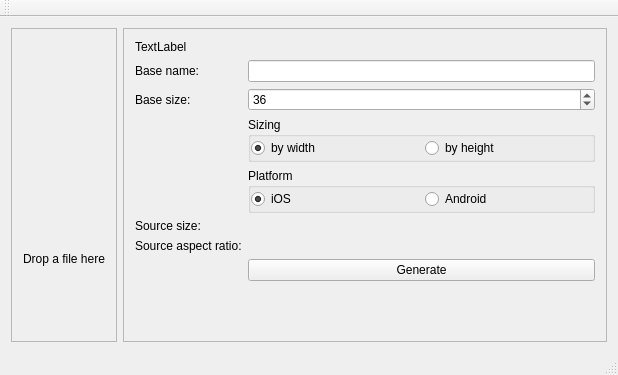
<?xml version="1.0" encoding="UTF-8"?>
<ui version="4.0">
 <class>IOSer123</class>
 <widget class="QMainWindow" name="IOSer123">
  <property name="geometry">
   <rect>
    <x>0</x>
    <y>0</y>
    <width>618</width>
    <height>375</height>
   </rect>
  </property>
  <property name="windowTitle">
   <string>IOSer123</string>
  </property>
  <widget class="QWidget" name="centralWidget">
   <layout class="QHBoxLayout" name="horizontalLayout">
    <item>
     <widget class="QFrame" name="dropTarget">
      <property name="sizePolicy">
       <sizepolicy hsizetype="Preferred" vsizetype="Expanding">
        <horstretch>0</horstretch>
        <verstretch>0</verstretch>
       </sizepolicy>
      </property>
      <property name="minimumSize">
       <size>
        <width>0</width>
        <height>0</height>
       </size>
      </property>
      <property name="frameShape">
       <enum>QFrame::StyledPanel</enum>
      </property>
      <property name="frameShadow">
       <enum>QFrame::Raised</enum>
      </property>
      <layout class="QGridLayout" name="gridLayout">
       <item row="0" column="0">
        <widget class="QLabel" name="imagePreview">
         <property name="text">
          <string/>
         </property>
        </widget>
       </item>
       <item row="1" column="0">
        <widget class="QLabel" name="filenameLabel">
         <property name="text">
          <string>Drop a file here</string>
         </property>
        </widget>
       </item>
      </layout>
     </widget>
    </item>
    <item>
     <widget class="QFrame" name="frame">
      <property name="frameShape">
       <enum>QFrame::StyledPanel</enum>
      </property>
      <property name="frameShadow">
       <enum>QFrame::Raised</enum>
      </property>
      <layout class="QFormLayout" name="formLayout">
       <item row="0" column="0" colspan="2">
        <widget class="QLabel" name="logo">
         <property name="text">
          <string>TextLabel</string>
         </property>
        </widget>
       </item>
       <item row="2" column="0">
        <widget class="QLabel" name="label_3">
         <property name="text">
          <string>Base name:</string>
         </property>
        </widget>
       </item>
       <item row="2" column="1">
        <widget class="QLineEdit" name="nameEdit">
         <property name="sizePolicy">
          <sizepolicy hsizetype="MinimumExpanding" vsizetype="Fixed">
           <horstretch>0</horstretch>
           <verstretch>0</verstretch>
          </sizepolicy>
         </property>
        </widget>
       </item>
       <item row="3" column="0">
        <widget class="QLabel" name="label">
         <property name="text">
          <string>Base size:</string>
         </property>
        </widget>
       </item>
       <item row="3" column="1">
        <widget class="QSpinBox" name="targetSizeEdit">
         <property name="maximum">
          <number>10000</number>
         </property>
         <property name="value">
          <number>36</number>
         </property>
        </widget>
       </item>
       <item row="4" column="1">
        <widget class="QGroupBox" name="groupBox_3">
         <property name="minimumSize">
          <size>
           <width>0</width>
           <height>45</height>
          </size>
         </property>
         <property name="title">
          <string>Sizing</string>
         </property>
         <property name="alignment">
          <set>Qt::AlignLeading|Qt::AlignLeft|Qt::AlignTop</set>
         </property>
         <property name="flat">
          <bool>false</bool>
         </property>
         <layout class="QHBoxLayout" name="horizontalLayout_3">
          <property name="leftMargin">
           <number>0</number>
          </property>
          <property name="topMargin">
           <number>0</number>
          </property>
          <property name="rightMargin">
           <number>0</number>
          </property>
          <property name="bottomMargin">
           <number>0</number>
          </property>
          <item>
           <widget class="QRadioButton" name="widthRadioButton">
            <property name="text">
             <string>by width</string>
            </property>
            <property name="checked">
             <bool>true</bool>
            </property>
           </widget>
          </item>
          <item>
           <widget class="QRadioButton" name="radioButton_2">
            <property name="text">
             <string>by height</string>
            </property>
           </widget>
          </item>
         </layout>
        </widget>
       </item>
       <item row="5" column="1">
        <widget class="QGroupBox" name="groupBox_2">
         <property name="minimumSize">
          <size>
           <width>0</width>
           <height>45</height>
          </size>
         </property>
         <property name="title">
          <string>Platform</string>
         </property>
         <property name="alignment">
          <set>Qt::AlignLeading|Qt::AlignLeft|Qt::AlignTop</set>
         </property>
         <layout class="QHBoxLayout" name="horizontalLayout_4">
          <property name="leftMargin">
           <number>0</number>
          </property>
          <property name="topMargin">
           <number>0</number>
          </property>
          <property name="rightMargin">
           <number>0</number>
          </property>
          <property name="bottomMargin">
           <number>0</number>
          </property>
          <item>
           <widget class="QRadioButton" name="iOSRadioButton">
            <property name="text">
             <string>iOS</string>
            </property>
            <property name="checked">
             <bool>true</bool>
            </property>
           </widget>
          </item>
          <item>
           <widget class="QRadioButton" name="androidRadioButton">
            <property name="text">
             <string>Android</string>
            </property>
           </widget>
          </item>
         </layout>
        </widget>
       </item>
       <item row="6" column="0">
        <widget class="QLabel" name="label_2">
         <property name="text">
          <string>Source size:</string>
         </property>
        </widget>
       </item>
       <item row="6" column="1">
        <widget class="QLabel" name="sizeLabel">
         <property name="text">
          <string/>
         </property>
        </widget>
       </item>
       <item row="7" column="0">
        <widget class="QLabel" name="label_4">
         <property name="text">
          <string>Source aspect ratio:</string>
         </property>
        </widget>
       </item>
       <item row="7" column="1">
        <widget class="QLabel" name="ratioLabel">
         <property name="text">
          <string/>
         </property>
        </widget>
       </item>
       <item row="8" column="1">
        <widget class="QPushButton" name="generateButton">
         <property name="text">
          <string>Generate</string>
         </property>
        </widget>
       </item>
      </layout>
     </widget>
    </item>
   </layout>
  </widget>
  <widget class="QMenuBar" name="menuBar">
   <property name="geometry">
    <rect>
     <x>0</x>
     <y>0</y>
     <width>618</width>
     <height>22</height>
    </rect>
   </property>
  </widget>
  <widget class="QStatusBar" name="statusBar"/>
  <widget class="QToolBar" name="mainToolBar">
   <attribute name="toolBarArea">
    <enum>TopToolBarArea</enum>
   </attribute>
   <attribute name="toolBarBreak">
    <bool>false</bool>
   </attribute>
  </widget>
 </widget>
 <layoutdefault spacing="6" margin="11"/>
 <resources/>
 <connections/>
</ui>
